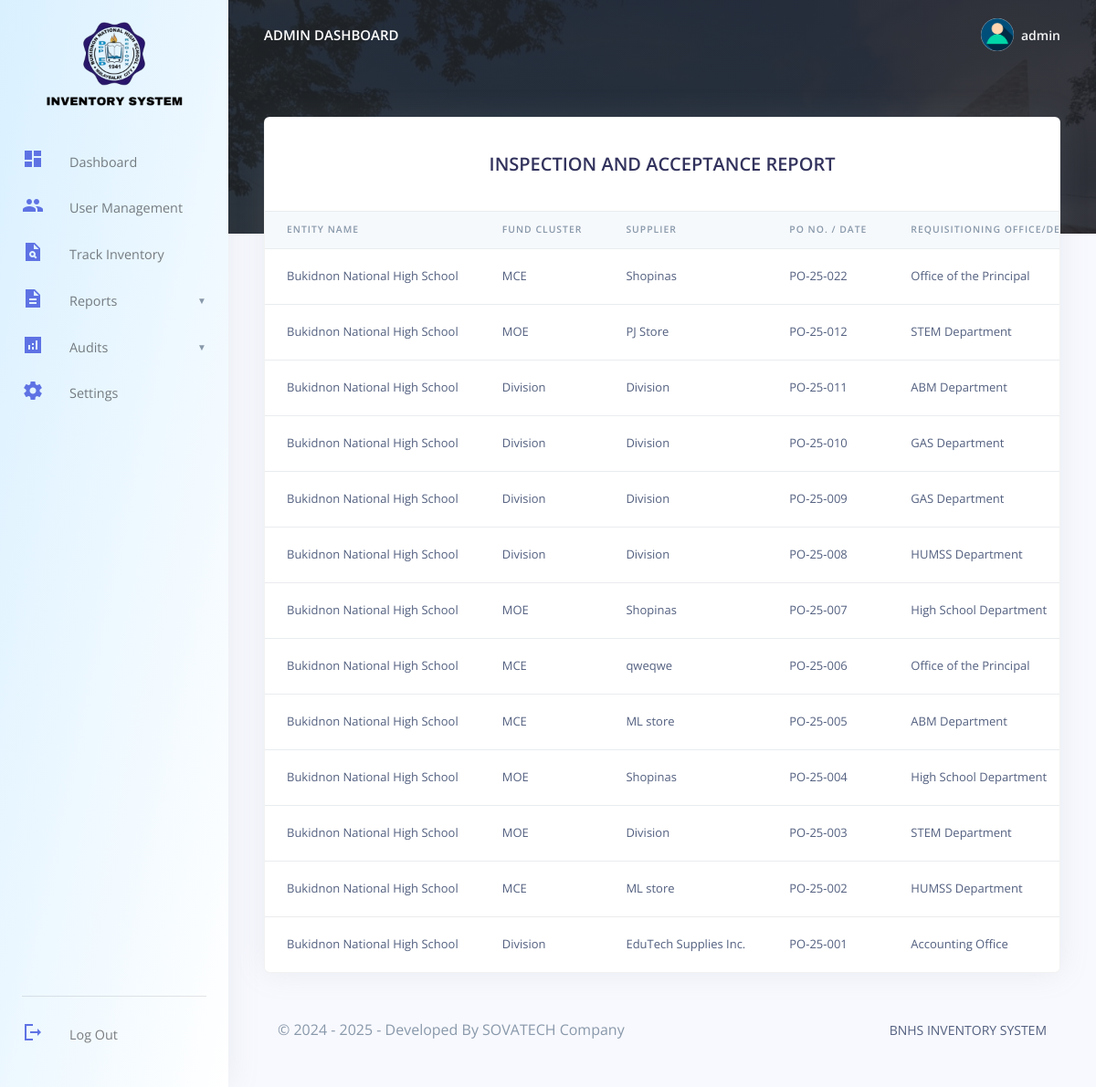
The page /BNHS/admin/display_iar.php (signed in) on the database its author committed.
### tables this page shows
CREATE TABLE `bnhs_admin` (
  `admin_id` varchar(15) NOT NULL,
  `admin_name` varchar(255) DEFAULT NULL,
  `admin_email` varchar(255) DEFAULT NULL,
  `admin_password` varchar(255) DEFAULT NULL,
  `created_at` timestamp(6) NULL DEFAULT NULL ON UPDATE current_timestamp(6),
  `resetcode` int(6) DEFAULT NULL
);

CREATE TABLE `inspection_acceptance_reports` (
  `iar_id` int(11) NOT NULL,
  `entity_id` int(11) NOT NULL,
  `supplier_id` int(11) NOT NULL,
  `iar_no` varchar(50) NOT NULL,
  `po_no_date` varchar(100) DEFAULT NULL,
  `req_office` varchar(100) DEFAULT NULL,
  `responsibility_center` varchar(100) DEFAULT NULL,
  `iar_date` date NOT NULL,
  `invoice_no_date` varchar(100) DEFAULT NULL,
  `receiver_name` varchar(100) NOT NULL,
  `teacher_id` varchar(50) DEFAULT NULL,
  `position` varchar(100) DEFAULT NULL,
  `date_inspected` date NOT NULL,
  `inspectors` text DEFAULT NULL,
  `barangay_councilor` varchar(100) DEFAULT NULL,
  `pta_observer` varchar(100) DEFAULT NULL,
  `date_received` date NOT NULL,
  `property_custodian` varchar(100) DEFAULT NULL,
  `created_at` timestamp NOT NULL DEFAULT current_timestamp(),
  `updated_at` timestamp NOT NULL DEFAULT current_timestamp() ON UPDATE current_timestamp()
);

CREATE TABLE `entities` (
  `entity_id` int(11) NOT NULL,
  `entity_name` varchar(100) NOT NULL,
  `fund_cluster` varchar(50) NOT NULL,
  `created_at` timestamp NOT NULL DEFAULT current_timestamp(),
  `updated_at` timestamp NOT NULL DEFAULT current_timestamp() ON UPDATE current_timestamp()
);

CREATE TABLE `suppliers` (
  `supplier_id` int(11) NOT NULL,
  `supplier_name` varchar(100) NOT NULL,
  `created_at` timestamp NOT NULL DEFAULT current_timestamp(),
  `updated_at` timestamp NOT NULL DEFAULT current_timestamp() ON UPDATE current_timestamp()
);

### BNHS/admin/display_iar.php (the view, shortened to what this page needs)
<?php
include('config/config.php');
require_once('partials/_head.php');
?>
<body>
  <?php require_once('partials/_sidebar.php'); ?>
  <div class="main-content">
    <?php require_once('partials/_topnav.php'); ?>
    <div class="container-fluid mt--8">
      <div class="row">
        <div class="col">
          <div class="card shadow">
            <div class="card-header border-0">
              <div class="col">
                <h2 class="text-center mb-3 pt-3 text-uppercase">Inspection and Acceptance Report</h2>
              </div>
            </div>
            <div class="table-responsive">
              <table class="table align-items-center table-flush">
                <thead class="thead-light">
                  <tr>
                    <th scope="col">Entity Name</th>
                    <th scope="col">Fund Cluster</th>
                    <th scope="col">Supplier</th>
                    <th scope="col">PO No. / Date</th>
                    <th scope="col">Requisitioning Office/Dept.</th>
                  </tr>
                </thead>
                <tbody>
                  <?php
                  $ret = "SELECT
                    iar.iar_id,
                    iar.entity_id,
                    iar.supplier_id,
                    iar.po_no_date,
                    iar.req_office,
                    iar.responsibility_center,
                    iar.iar_no,
                    iar.iar_date,
                    iar.invoice_no_date,
                    iar.receiver_name,
                    iar.teacher_id,
                    iar.position,
                    iar.date_inspected,
                    iar.inspectors,
                    iar.barangay_councilor,
                    iar.pta_observer,
                    iar.date_received,
                    iar.property_custodian,
                    e.entity_name,
                    e.fund_cluster,
                    s.supplier_name as supplier
                  FROM inspection_acceptance_reports iar
                  JOIN entities e ON iar.entity_id = e.entity_id
                  JOIN suppliers s ON iar.supplier_id = s.supplier_id
                  GROUP BY iar.iar_no
                  ORDER BY iar.created_at DESC";
                  $stmt = $mysqli->prepare($ret);
                  $stmt->execute();
                  $res = $stmt->get_result();
                  while ($iar = $res->fetch_object()) {
                    ?>
                    <tr>
                      <td><?php echo htmlspecialchars($iar->entity_name); ?></td>
                      <td><?php echo htmlspecialchars($iar->fund_cluster); ?></td>
                      <td><?php echo htmlspecialchars($iar->supplier); ?></td>
                      <td><?php echo htmlspecialchars($iar->po_no_date); ?></td>
                      <td><?php echo htmlspecialchars($iar->req_office); ?></td>
                    </tr>
                  <?php } ?>
                </tbody>
              </table>
            </div>
          </div>
        </div>
      </div>
      <?php require_once('partials/_mainfooter.php'); ?>
    </div>
  </div>
</body>
</html>

### BNHS/admin/partials/_sidebar.php (shortened to what this page needs)
<?php
$admin_id = $_SESSION['admin_id'];
$ret = "SELECT * FROM   bnhs_admin  WHERE admin_id = '$admin_id'";
$stmt = $mysqli->prepare($ret);
$stmt->execute();
$res = $stmt->get_result();
while ($admin = $res->fetch_object()) {
  ?>
  <nav class="navbar navbar-vertical fixed-left navbar-expand-md navbar-light" id="sidenav-main" style="background: linear-gradient(to bottom right, #d9f0ff, #ffffff);">
  <div class="container-fluid">
      <a class="pt-1 nav-logo-container" href="dashboard.php">
        <img src="assets/img/theme/logos.png" class="nav-logo" alt="...">
      </a>
      <div class="collapse navbar-collapse" id="sidenav-collapse-main">
        <ul class="navbar-nav">
          <li class="nav-item">
            <a class="nav-link" href="dashboard.php">
              <i><span class="material-icons-sharp text-primary">dashboard</span></i> Dashboard
            </a>
          </li>
          <li class="nav-item">
            <a class="nav-link" href="user_management.php">
              <i><span class="material-icons-sharp text-primary">group</span></i> User Management
            </a>
          </li>
          <li class="nav-item">
            <a class="nav-link" href="track_inventory.php">
              <i><span class="material-icons-sharp text-primary">plagiarism</span></i> Track Inventory
            </a>
          </li>
          <li class="nav-item">
            <a class="nav-link " href="#reportsSubmenu" data-toggle="collapse" aria-expanded="false">
              <i><span class="material-icons-sharp text-primary">description</span></i> Reports
            </a>
          </li>
          <li class="nav-item">
            <a class="nav-link" href="#AuditsSubmenu" data-toggle="collapse" aria-expanded="false">
              <i><span class="material-icons-sharp text-primary">analytics</span></i> Audits
            </a>
          </li>
          <li class="nav-item">
            <a class="nav-link" href="change_profile.php">
              <i><span class="material-icons-sharp text-primary">settings</span></i> Settings
            </a>
          </li>
        </ul>
        <div class="sidebar-footer mt-auto">
          <hr class="my-3">
          <ul class="navbar-nav mb-md-3">
            <li class="nav-item">
              <a class="nav-link" href="logout.php" id="logoutBtn">
                <i><span class="material-icons-sharp text-primary">logout</span></i> Log Out
              </a>
            </li>
          </ul>
        </div>
      </div>
    </div>
  </nav>
<?php } ?>

### BNHS/admin/partials/_topnav.php (shortened to what this page needs)
<?php
$admin_id = $_SESSION['admin_id'];
$ret = "SELECT * FROM  bnhs_admin  WHERE admin_id = '$admin_id'";
$stmt = $mysqli->prepare($ret);
$stmt->execute();
$res = $stmt->get_result();
while ($admin = $res->fetch_object()) {
    ?>
    <nav class="navbar navbar-top navbar-expand-md navbar-dark" id="navbar-main">
        <div class="container-fluid">
            <a class="h4 mb-0 text-white text-uppercase d-none d-lg-inline-block"
                href="dashboard.php"><?php echo $admin->admin_name; ?> Dashboard</a>
            <ul class="navbar-nav align-items-center d-none d-md-flex">
                <li class="nav-item dropdown">
                    <a class="nav-link pr-0" href="#" role="button" data-toggle="dropdown" aria-haspopup="true"
                        aria-expanded="false">
                        <div class="media align-items-center">
                            <span class="avatar avatar-sm rounded-circle">
                                <img alt="Image placeholder" src="assets/img/theme/user-a-min.png">
                            </span>
                            <div class="media-body ml-2 d-none d-lg-block">
                                <span class="mb-0 text-sm  font-weight-bold "><?php echo $admin->admin_name; ?></span>
                            </div>
                        </div>
                    </a>
                </li>
            </ul>
        </div>
    </nav>
<?php } ?>

### BNHS/admin/partials/_head.php (style rules this page uses)
.navbar-nav .nav-link { display: flex; color: var(--color-info-dark); gap: 1rem; align-items: center; position: relative; }
.nav-logo { object-fit: cover; object-position: center; height: 100px; }
.nav-logo-container { display: flex; justify-content: center; align-items: center; }

### BNHS/admin/partials/_sidebar.php (style rules this page uses)
.nav-link[data-toggle="collapse"]::after { content: "▼" !important; font-size: 10px; color: #5f73e4; margin-left: 6px; }

### rows shown on the page
bnhs_admin: admin_name "ADMIN", admin_name "admin"
inspection_acceptance_reports: entity.entity_name "Bukidnon National High School", entity.fund_cluster "MCE", supplier.supplier_name "Shopinas", po_no_date "PO-25-022", req_office "Office of the Principal"
inspection_acceptance_reports: entity.entity_name "Bukidnon National High School", entity.fund_cluster "MOE", supplier.supplier_name "PJ Store", po_no_date "PO-25-012", req_office "STEM Department"
inspection_acceptance_reports: entity.entity_name "Bukidnon National High School", entity.fund_cluster "Division", supplier.supplier_name "Division", po_no_date "PO-25-011", req_office "ABM Department"
inspection_acceptance_reports: entity.entity_name "Bukidnon National High School", entity.fund_cluster "Division", supplier.supplier_name "Division", po_no_date "PO-25-010", req_office "GAS Department"
inspection_acceptance_reports: entity.entity_name "Bukidnon National High School", entity.fund_cluster "Division", supplier.supplier_name "Division", po_no_date "PO-25-009", req_office "GAS Department"
inspection_acceptance_reports: entity.entity_name "Bukidnon National High School", entity.fund_cluster "Division", supplier.supplier_name "Division", po_no_date "PO-25-008", req_office "HUMSS Department"
inspection_acceptance_reports: entity.entity_name "Bukidnon National High School", entity.fund_cluster "MOE", supplier.supplier_name "Shopinas", po_no_date "PO-25-007", req_office "High School Department"
inspection_acceptance_reports: entity.entity_name "Bukidnon National High School", entity.fund_cluster "MCE", supplier.supplier_name "qweqwe", po_no_date "PO-25-006", req_office "Office of the Principal"
inspection_acceptance_reports: entity.entity_name "Bukidnon National High School", entity.fund_cluster "MCE", supplier.supplier_name "ML store", po_no_date "PO-25-005", req_office "ABM Department"
inspection_acceptance_reports: entity.entity_name "Bukidnon National High School", entity.fund_cluster "MOE", supplier.supplier_name "Shopinas", po_no_date "PO-25-004", req_office "High School Department"
inspection_acceptance_reports: entity.entity_name "Bukidnon National High School", entity.fund_cluster "MOE", supplier.supplier_name "Division", po_no_date "PO-25-003", req_office "STEM Department"
inspection_acceptance_reports: entity.entity_name "Bukidnon National High School", entity.fund_cluster "MCE", supplier.supplier_name "ML store", po_no_date "PO-25-002", req_office "HUMSS Department"
inspection_acceptance_reports: entity.entity_name "Bukidnon National High School", entity.fund_cluster "Division", supplier.supplier_name "EduTech Supplies Inc.", po_no_date "PO-25-001", req_office "Accounting Office"
